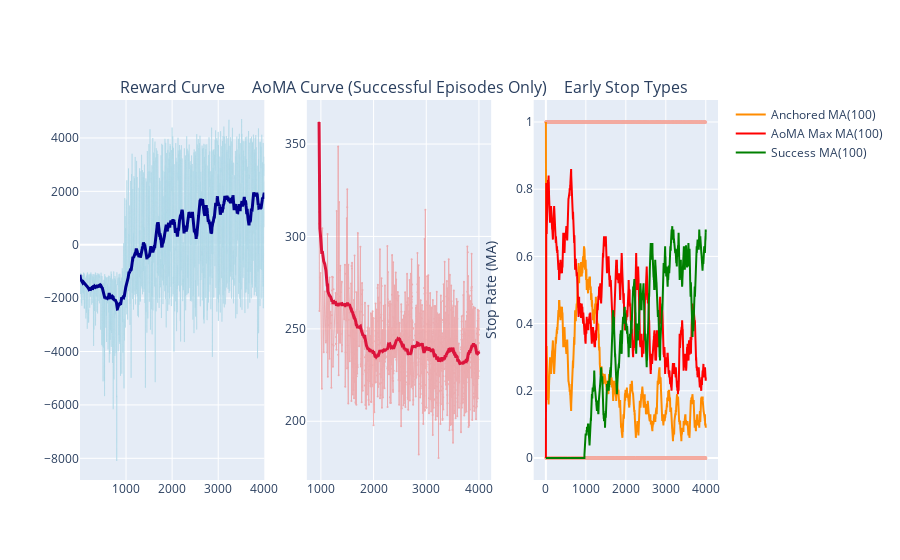

Notebook cell for this chart:
### Code cell
import plotly.graph_objects as go
from plotly.subplots import make_subplots
import plotly.express as px
import pandas as pd

# ---------------------------
# Plotly 可视化（改进版）
# ---------------------------
def plot_training_results_plotly(rewards, aoa, anchors, aoma_max, success, window_size=100):
    episodes = np.arange(1, len(rewards)+1)
    
    def moving_average(data, window):
        return pd.Series(data).rolling(window=window, min_periods=1).mean().values
    
    rewards_ma = moving_average(rewards, window_size)
    anchors_ma = moving_average(anchors, window_size)
    aoma_max_ma = moving_average(aoma_max, window_size)
    success_ma = moving_average(success, window_size)  # 新增成功率滑动平均
    
    # 创建子图布局 (1行3列)
    fig = make_subplots(
        rows=1, cols=3,
        subplot_titles=("Reward Curve", "AoMA Curve (Successful Episodes Only)", "Early Stop Types"),
        specs=[[{"secondary_y": False}, {"secondary_y": False}, {"secondary_y": False}]]
    )
    
    # 第1个子图：Reward Curve
    # 原始数据作为背景（淡蓝色）
    fig.add_trace(
        go.Scatter(
            x=episodes, 
            y=rewards,
            mode='lines',
            name='Raw Reward',
            line=dict(color='lightblue', width=1, dash='solid'),
            opacity=0.6,
            showlegend=False
        ),
        row=1, col=1
    )
    
    # 滑动平均（醒目颜色）
    fig.add_trace(
        go.Scatter(
            x=episodes, 
            y=rewards_ma,
            mode='lines',
            name=f'Reward MA({window_size})',
            line=dict(color='darkblue', width=3),
            showlegend=False
        ),
        row=1, col=1
    )
    
    # 第2个子图：AoMA Curve
    if aoa:  # 确保有成功完成的episode数据
        # 提取episode索引和对应的AoMA值
        aoa_episodes = [item[1] + 1 for item in aoa]  # episode索引 (从1开始显示)
        aoa_values = [item[0] for item in aoa]        # AoMA值
        
        # 计算AoMA的滑动平均
        aoa_ma = moving_average(aoa_values, min(window_size, len(aoa_values)))
        
        # 原始AoMA数据（淡红色背景）
        fig.add_trace(
            go.Scatter(
                x=aoa_episodes,
                y=aoa_values,
                mode='lines+markers',
                name='Raw AoMA',
                line=dict(color='lightcoral', width=1),
                marker=dict(size=2, color='lightcoral'),
                opacity=0.6,
                showlegend=False
            ),
            row=1, col=2
        )
        
        # AoMA滑动平均（醒目红色）
        fig.add_trace(
            go.Scatter(
                x=aoa_episodes,
                y=aoa_ma,
                mode='lines',
                name=f'AoMA MA({window_size})',
                line=dict(color='crimson', width=3),
                showlegend=False
            ),
            row=1, col=2
        )
    else:
        # 添加文本提示
        fig.add_annotation(
            text="No successful episodes",
            x=0.5, y=0.5,
            xref="x2", yref="y2",
            showarrow=False,
            font=dict(size=14, color="gray")
        )
    
    # 第3个子图：Early Stop Types
    fig.add_trace(
        go.Scatter(
            x=episodes,
            y=anchors,
            mode='markers',
            name='Raw Anchored',
            marker=dict(color='moccasin', size=3),
            opacity=0.6,
            showlegend=False
        ),
        row=1, col=3
    )
    
    fig.add_trace(
        go.Scatter(
            x=episodes,
            y=aoma_max,
            mode='markers',
            name='Raw AoMA Max',
            marker=dict(color='lightcoral', size=3),
            opacity=0.6,
            showlegend=False
        ),
        row=1, col=3
    )
    
    # 滑动平均线
    fig.add_trace(
        go.Scatter(
            x=episodes,
            y=anchors_ma,
            mode='lines',
            name=f'Anchored MA({window_size})',
            line=dict(color='darkorange', width=2),
            showlegend=True
        ),
        row=1, col=3
    )
    
    fig.add_trace(
        go.Scatter(
            x=episodes,
            y=aoma_max_ma,
            mode='lines',
            name=f'AoMA Max MA({window_size})',
            line=dict(color='red', width=2),
            showlegend=True
        ),
        row=1, col=3
    )

        # 新增：成功率滑动平均线
    fig.add_trace(
        go.Scatter(
            x=episodes,
            y=success_ma,
            mode='lines',
            name=f'Success MA({window_size})',
            line=dict(color='green', width=2),
            showlegend=True
        ),
        row=1, col=3
    )
    
    # 更新y轴标签
    fig.update_yaxes(title_text="Stop Rate (MA)", row=1, col=3)
    # 添加悬浮提示
    fig.update_traces(
        hovertemplate="<b>Episode:</b> %{x}<br><b>Value:</b> %{y:.2f}<extra></extra>"
    )
    
    return fig

# 调用可视化函数（可以调整滑动窗口大小）
training_fig = plot_training_results_plotly(rewards, aoa, anchors, aoma_max, success,window_size=100)
training_fig.show()

### Figure 1 — Plotly figure (JSON) as saved in the notebook; plotly's stock layout.template omitted (floating-point values rounded to 4 significant figures; data arrays with more than 128 entries replaced by an {"elided": "..."} marker saying what was removed)
{"data": [{"hovertemplate": "<b>Episode:</b> %{x}<br><b>Value:</b> %{y:.2f}<extra></extra>", "line": {"color": "lightblue", "dash": "solid", "width": 1}, "mode": "lines", "name": "Raw Reward", "opacity": 0.6, "showlegend": false, "type": "scatter", "x": {"elided": "4000 int values"}, "xaxis": "x", "y": {"elided": "4000 float values"}, "yaxis": "y"}, {"hovertemplate": "<b>Episode:</b> %{x}<br><b>Value:</b> %{y:.2f}<extra></extra>", "line": {"color": "darkblue", "width": 3}, "mode": "lines", "name": "Reward MA(100)", "showlegend": false, "type": "scatter", "x": {"elided": "4000 int values"}, "xaxis": "x", "y": {"elided": "4000 float values"}, "yaxis": "y"}, {"hovertemplate": "<b>Episode:</b> %{x}<br><b>Value:</b> %{y:.2f}<extra></extra>", "line": {"color": "lightcoral", "width": 1}, "marker": {"color": "lightcoral", "size": 2}, "mode": "lines+markers", "name": "Raw AoMA", "opacity": 0.6, "showlegend": false, "type": "scatter", "x": {"elided": "1301 int values"}, "xaxis": "x2", "y": {"elided": "1301 float values"}, "yaxis": "y2"}, {"hovertemplate": "<b>Episode:</b> %{x}<br><b>Value:</b> %{y:.2f}<extra></extra>", "line": {"color": "crimson", "width": 3}, "mode": "lines", "name": "AoMA MA(100)", "showlegend": false, "type": "scatter", "x": {"elided": "1301 int values"}, "xaxis": "x2", "y": {"elided": "1301 float values"}, "yaxis": "y2"}, {"hovertemplate": "<b>Episode:</b> %{x}<br><b>Value:</b> %{y:.2f}<extra></extra>", "marker": {"color": "moccasin", "size": 3}, "mode": "markers", "name": "Raw Anchored", "opacity": 0.6, "showlegend": false, "type": "scatter", "x": {"elided": "4000 int values"}, "xaxis": "x3", "y": {"elided": "4000 int values"}, "yaxis": "y3"}, {"hovertemplate": "<b>Episode:</b> %{x}<br><b>Value:</b> %{y:.2f}<extra></extra>", "marker": {"color": "lightcoral", "size": 3}, "mode": "markers", "name": "Raw AoMA Max", "opacity": 0.6, "showlegend": false, "type": "scatter", "x": {"elided": "4000 int values"}, "xaxis": "x3", "y": {"elided": "4000 int values"}, "yaxis": "y3"}, {"hovertemplate": "<b>Episode:</b> %{x}<br><b>Value:</b> %{y:.2f}<extra></extra>", "line": {"color": "darkorange", "width": 2}, "mode": "lines", "name": "Anchored MA(100)", "showlegend": true, "type": "scatter", "x": {"elided": "4000 int values"}, "xaxis": "x3", "y": {"elided": "4000 float values"}, "yaxis": "y3"}, {"hovertemplate": "<b>Episode:</b> %{x}<br><b>Value:</b> %{y:.2f}<extra></extra>", "line": {"color": "red", "width": 2}, "mode": "lines", "name": "AoMA Max MA(100)", "showlegend": true, "type": "scatter", "x": {"elided": "4000 int values"}, "xaxis": "x3", "y": {"elided": "4000 float values"}, "yaxis": "y3"}, {"hovertemplate": "<b>Episode:</b> %{x}<br><b>Value:</b> %{y:.2f}<extra></extra>", "line": {"color": "green", "width": 2}, "mode": "lines", "name": "Success MA(100)", "showlegend": true, "type": "scatter", "x": {"elided": "4000 int values"}, "xaxis": "x3", "y": {"elided": "4000 float values"}, "yaxis": "y3"}], "layout": {"annotations": [{"font": {"size": 16}, "showarrow": false, "text": "Reward Curve", "x": 0.1444, "xanchor": "center", "xref": "paper", "y": 1, "yanchor": "bottom", "yref": "paper"}, {"font": {"size": 16}, "showarrow": false, "text": "AoMA Curve (Successful Episodes Only)", "x": 0.5, "xanchor": "center", "xref": "paper", "y": 1, "yanchor": "bottom", "yref": "paper"}, {"font": {"size": 16}, "showarrow": false, "text": "Early Stop Types", "x": 0.8556, "xanchor": "center", "xref": "paper", "y": 1, "yanchor": "bottom", "yref": "paper"}], "xaxis": {"anchor": "y", "domain": [0, 0.2889]}, "xaxis2": {"anchor": "y2", "domain": [0.3556, 0.6444]}, "xaxis3": {"anchor": "y3", "domain": [0.7111, 1]}, "yaxis": {"anchor": "x", "domain": [0, 1]}, "yaxis2": {"anchor": "x2", "domain": [0, 1]}, "yaxis3": {"anchor": "x3", "domain": [0, 1], "title": {"text": "Stop Rate (MA)"}}}}
